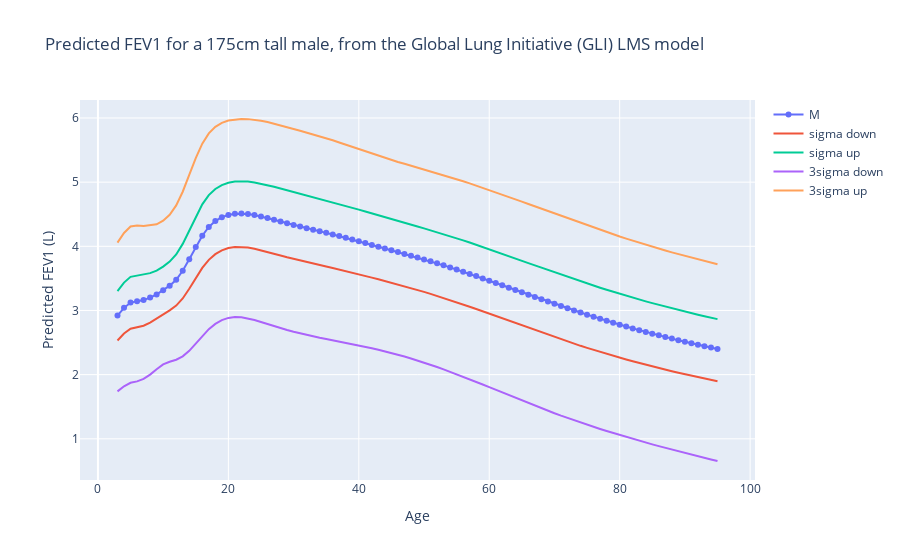

The cell this chart's notebook holds for it:
### Code cell
fig = go.Figure()
fig.add_trace(
    go.Scatter(
        x=df_lms.Age,
        y=df_lms.M,
        mode="markers+lines",
        name="M",
    )
)
fig.add_trace(
    go.Scatter(
        x=df_lms.Age,
        y=df_lms.sigma_down,
        mode="lines",
        name="sigma down",
    )
)
fig.add_trace(
    go.Scatter(
        x=df_lms.Age,
        y=df_lms.sigma_up,
        mode="lines",
        name="sigma up",
    )
)
fig.add_trace(
    go.Scatter(
        x=df_lms.Age,
        y=df_lms["3sigma_down"],
        mode="lines",
        name="3sigma down",
    )
)
fig.add_trace(
    go.Scatter(
        x=df_lms.Age,
        y=df_lms["3sigma_up"],
        mode="lines",
        name="3sigma up",
    )
)
# fig.add_trace(
#     go.Scatter(
#         x=df_lms.Age,
#         y=df_lms.M - df_lms.S,
#         mode="lines",
#         name="SD1 = M - S",
#     )
# )
# fig.add_trace(
#     go.Scatter(
#         x=df_lms.Age,
#         y=df_lms.M - df_lms["sigma from LLN"],
#         mode="markers",
#         name="SD2 = (LLN - M)/(-1.64)",
#     )
# )
fig.update_layout(
    title="Predicted FEV1 for a 175cm tall male, from the Global Lung Initiative (GLI) LMS model",
    xaxis_title="Age",
    yaxis_title="Predicted FEV1 (L)",
)
